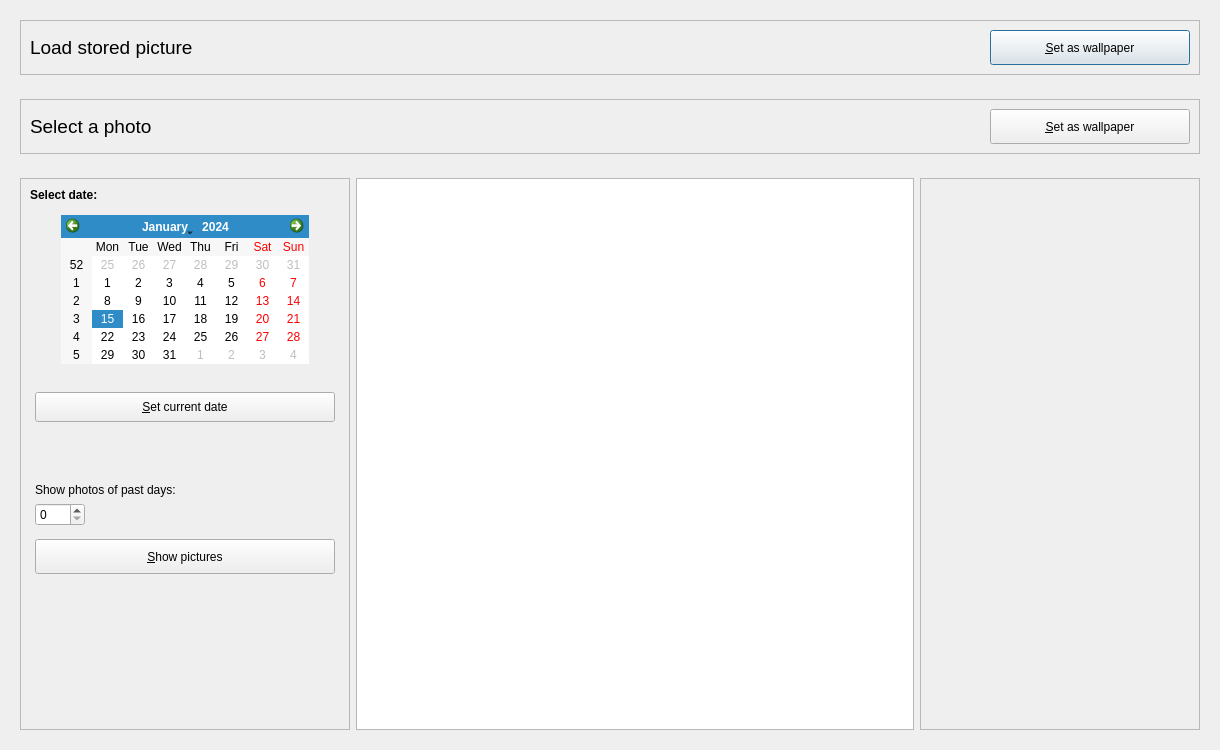
<?xml version="1.0" encoding="UTF-8"?>
<ui version="4.0">
 <class>PhotoBrowser</class>
 <widget class="QDialog" name="PhotoBrowser">
  <property name="geometry">
   <rect>
    <x>0</x>
    <y>0</y>
    <width>1220</width>
    <height>750</height>
   </rect>
  </property>
  <property name="minimumSize">
   <size>
    <width>1220</width>
    <height>750</height>
   </size>
  </property>
  <property name="windowTitle">
   <string>Load stored picture</string>
  </property>
  <layout class="QVBoxLayout" name="verticalLayout">
   <item>
    <widget class="QWidget" name="widget_2" native="true">
     <property name="minimumSize">
      <size>
       <width>0</width>
       <height>50</height>
      </size>
     </property>
     <layout class="QVBoxLayout" name="verticalLayout_2">
      <item>
       <widget class="QFrame" name="frame">
        <property name="enabled">
         <bool>true</bool>
        </property>
        <property name="minimumSize">
         <size>
          <width>0</width>
          <height>45</height>
         </size>
        </property>
        <property name="frameShape">
         <enum>QFrame::StyledPanel</enum>
        </property>
        <property name="frameShadow">
         <enum>QFrame::Raised</enum>
        </property>
        <layout class="QGridLayout" name="gridLayout">
         <item row="0" column="0">
          <widget class="QLabel" name="label">
           <property name="font">
            <font>
             <pointsize>14</pointsize>
            </font>
           </property>
           <property name="text">
            <string>Load stored picture</string>
           </property>
           <property name="textFormat">
            <enum>Qt::AutoText</enum>
           </property>
          </widget>
         </item>
         <item row="0" column="1">
          <spacer name="horizontalSpacer">
           <property name="orientation">
            <enum>Qt::Horizontal</enum>
           </property>
           <property name="sizeHint" stdset="0">
            <size>
             <width>283</width>
             <height>20</height>
            </size>
           </property>
          </spacer>
         </item>
         <item row="0" column="2">
          <widget class="QPushButton" name="pushButton">
           <property name="enabled">
            <bool>true</bool>
           </property>
           <property name="minimumSize">
            <size>
             <width>200</width>
             <height>35</height>
            </size>
           </property>
           <property name="text">
            <string>&amp;Set as wallpaper</string>
           </property>
           <property name="icon">
            <iconset resource="udw_ressource.qrc">
             <normaloff>:/icons/Check_256x256.png</normaloff>:/icons/Check_256x256.png</iconset>
           </property>
          </widget>
         </item>
        </layout>
       </widget>
      </item>
     </layout>
    </widget>
   </item>
   <item>
    <widget class="QWidget" name="widget_3" native="true">
     <layout class="QGridLayout" name="gridLayout_3">
      <item row="0" column="0">
       <widget class="QFrame" name="frame_3">
        <property name="minimumSize">
         <size>
          <width>0</width>
          <height>45</height>
         </size>
        </property>
        <property name="frameShape">
         <enum>QFrame::StyledPanel</enum>
        </property>
        <property name="frameShadow">
         <enum>QFrame::Raised</enum>
        </property>
        <layout class="QGridLayout" name="gridLayout_2">
         <item row="0" column="1">
          <spacer name="horizontalSpacer_3">
           <property name="orientation">
            <enum>Qt::Horizontal</enum>
           </property>
           <property name="sizeType">
            <enum>QSizePolicy::Minimum</enum>
           </property>
           <property name="sizeHint" stdset="0">
            <size>
             <width>40</width>
             <height>20</height>
            </size>
           </property>
          </spacer>
         </item>
         <item row="0" column="5">
          <spacer name="horizontalSpacer_2">
           <property name="orientation">
            <enum>Qt::Horizontal</enum>
           </property>
           <property name="sizeType">
            <enum>QSizePolicy::Expanding</enum>
           </property>
           <property name="sizeHint" stdset="0">
            <size>
             <width>15</width>
             <height>10</height>
            </size>
           </property>
          </spacer>
         </item>
         <item row="0" column="0">
          <widget class="QLabel" name="label_4">
           <property name="sizePolicy">
            <sizepolicy hsizetype="Minimum" vsizetype="Preferred">
             <horstretch>0</horstretch>
             <verstretch>0</verstretch>
            </sizepolicy>
           </property>
           <property name="minimumSize">
            <size>
             <width>45</width>
             <height>0</height>
            </size>
           </property>
           <property name="font">
            <font>
             <pointsize>14</pointsize>
            </font>
           </property>
           <property name="text">
            <string>Select a photo</string>
           </property>
          </widget>
         </item>
         <item row="0" column="6">
          <widget class="QPushButton" name="pushButton_2">
           <property name="minimumSize">
            <size>
             <width>200</width>
             <height>35</height>
            </size>
           </property>
           <property name="text">
            <string>&amp;Set as wallpaper</string>
           </property>
           <property name="icon">
            <iconset resource="udw_ressource.qrc">
             <normaloff>:/icons/Check_256x256.png</normaloff>:/icons/Check_256x256.png</iconset>
           </property>
          </widget>
         </item>
        </layout>
       </widget>
      </item>
     </layout>
    </widget>
   </item>
   <item>
    <widget class="QWidget" name="widget" native="true">
     <layout class="QHBoxLayout" name="horizontalLayout_2">
      <item>
       <widget class="QFrame" name="frame_4">
        <property name="sizePolicy">
         <sizepolicy hsizetype="Fixed" vsizetype="Preferred">
          <horstretch>0</horstretch>
          <verstretch>0</verstretch>
         </sizepolicy>
        </property>
        <property name="minimumSize">
         <size>
          <width>330</width>
          <height>0</height>
         </size>
        </property>
        <property name="maximumSize">
         <size>
          <width>500</width>
          <height>16777215</height>
         </size>
        </property>
        <property name="frameShape">
         <enum>QFrame::StyledPanel</enum>
        </property>
        <property name="frameShadow">
         <enum>QFrame::Raised</enum>
        </property>
        <layout class="QGridLayout" name="gridLayout_5">
         <property name="verticalSpacing">
          <number>6</number>
         </property>
         <item row="5" column="0">
          <spacer name="verticalSpacer">
           <property name="orientation">
            <enum>Qt::Vertical</enum>
           </property>
           <property name="sizeType">
            <enum>QSizePolicy::Minimum</enum>
           </property>
           <property name="sizeHint" stdset="0">
            <size>
             <width>20</width>
             <height>55</height>
            </size>
           </property>
          </spacer>
         </item>
         <item row="21" column="0">
          <spacer name="verticalSpacer_2">
           <property name="orientation">
            <enum>Qt::Vertical</enum>
           </property>
           <property name="sizeHint" stdset="0">
            <size>
             <width>20</width>
             <height>40</height>
            </size>
           </property>
          </spacer>
         </item>
         <item row="3" column="0">
          <spacer name="verticalSpacer_3">
           <property name="orientation">
            <enum>Qt::Vertical</enum>
           </property>
           <property name="sizeType">
            <enum>QSizePolicy::Minimum</enum>
           </property>
           <property name="sizeHint" stdset="0">
            <size>
             <width>20</width>
             <height>15</height>
            </size>
           </property>
          </spacer>
         </item>
         <item row="0" column="0">
          <widget class="QLabel" name="label_2">
           <property name="text">
            <string>&lt;html&gt;&lt;head/&gt;&lt;body&gt;&lt;p&gt;&lt;span style=&quot; font-weight:700;&quot;&gt;Select date: &lt;/span&gt;&lt;/p&gt;&lt;/body&gt;&lt;/html&gt;</string>
           </property>
           <property name="alignment">
            <set>Qt::AlignLeading|Qt::AlignLeft|Qt::AlignTop</set>
           </property>
          </widget>
         </item>
         <item row="4" column="0">
          <layout class="QHBoxLayout" name="horizontalLayout_3">
           <property name="bottomMargin">
            <number>0</number>
           </property>
           <item>
            <spacer name="horizontalSpacer_4">
             <property name="orientation">
              <enum>Qt::Horizontal</enum>
             </property>
             <property name="sizeType">
              <enum>QSizePolicy::Minimum</enum>
             </property>
             <property name="sizeHint" stdset="0">
              <size>
               <width>5</width>
               <height>20</height>
              </size>
             </property>
            </spacer>
           </item>
           <item>
            <widget class="QPushButton" name="pushButton_4">
             <property name="sizePolicy">
              <sizepolicy hsizetype="Preferred" vsizetype="Fixed">
               <horstretch>0</horstretch>
               <verstretch>0</verstretch>
              </sizepolicy>
             </property>
             <property name="minimumSize">
              <size>
               <width>180</width>
               <height>30</height>
              </size>
             </property>
             <property name="text">
              <string>&amp;Set current date</string>
             </property>
            </widget>
           </item>
           <item>
            <spacer name="horizontalSpacer_5">
             <property name="orientation">
              <enum>Qt::Horizontal</enum>
             </property>
             <property name="sizeType">
              <enum>QSizePolicy::Minimum</enum>
             </property>
             <property name="sizeHint" stdset="0">
              <size>
               <width>5</width>
               <height>20</height>
              </size>
             </property>
            </spacer>
           </item>
          </layout>
         </item>
         <item row="18" column="0">
          <layout class="QHBoxLayout" name="horizontalLayout">
           <property name="spacing">
            <number>0</number>
           </property>
           <property name="bottomMargin">
            <number>10</number>
           </property>
           <item>
            <spacer name="horizontalSpacer_10">
             <property name="orientation">
              <enum>Qt::Horizontal</enum>
             </property>
             <property name="sizeType">
              <enum>QSizePolicy::Minimum</enum>
             </property>
             <property name="sizeHint" stdset="0">
              <size>
               <width>5</width>
               <height>20</height>
              </size>
             </property>
            </spacer>
           </item>
           <item>
            <layout class="QVBoxLayout" name="verticalLayout_3">
             <property name="spacing">
              <number>6</number>
             </property>
             <property name="bottomMargin">
              <number>0</number>
             </property>
             <item>
              <widget class="QLabel" name="label_3">
               <property name="text">
                <string>&lt;html&gt;&lt;head/&gt;&lt;body&gt;&lt;p&gt;Show photos of past days: &lt;/p&gt;&lt;/body&gt;&lt;/html&gt;</string>
               </property>
              </widget>
             </item>
             <item>
              <layout class="QHBoxLayout" name="horizontalLayout_5">
               <property name="bottomMargin">
                <number>7</number>
               </property>
               <item>
                <widget class="QSpinBox" name="spinBox">
                 <property name="sizePolicy">
                  <sizepolicy hsizetype="Minimum" vsizetype="Minimum">
                   <horstretch>0</horstretch>
                   <verstretch>0</verstretch>
                  </sizepolicy>
                 </property>
                 <property name="minimumSize">
                  <size>
                   <width>50</width>
                   <height>0</height>
                  </size>
                 </property>
                </widget>
               </item>
               <item>
                <spacer name="horizontalSpacer_9">
                 <property name="orientation">
                  <enum>Qt::Horizontal</enum>
                 </property>
                 <property name="sizeHint" stdset="0">
                  <size>
                   <width>30</width>
                   <height>20</height>
                  </size>
                 </property>
                </spacer>
               </item>
              </layout>
             </item>
             <item>
              <widget class="QPushButton" name="pushButton_3">
               <property name="sizePolicy">
                <sizepolicy hsizetype="Minimum" vsizetype="Fixed">
                 <horstretch>0</horstretch>
                 <verstretch>0</verstretch>
                </sizepolicy>
               </property>
               <property name="minimumSize">
                <size>
                 <width>180</width>
                 <height>35</height>
                </size>
               </property>
               <property name="sizeIncrement">
                <size>
                 <width>0</width>
                 <height>0</height>
                </size>
               </property>
               <property name="baseSize">
                <size>
                 <width>0</width>
                 <height>0</height>
                </size>
               </property>
               <property name="text">
                <string>&amp;Show pictures</string>
               </property>
              </widget>
             </item>
            </layout>
           </item>
           <item>
            <spacer name="horizontalSpacer_6">
             <property name="orientation">
              <enum>Qt::Horizontal</enum>
             </property>
             <property name="sizeType">
              <enum>QSizePolicy::Minimum</enum>
             </property>
             <property name="sizeHint" stdset="0">
              <size>
               <width>5</width>
               <height>20</height>
              </size>
             </property>
            </spacer>
           </item>
          </layout>
         </item>
         <item row="2" column="0">
          <layout class="QHBoxLayout" name="horizontalLayout_4">
           <property name="topMargin">
            <number>7</number>
           </property>
           <property name="bottomMargin">
            <number>7</number>
           </property>
           <item>
            <spacer name="horizontalSpacer_8">
             <property name="orientation">
              <enum>Qt::Horizontal</enum>
             </property>
             <property name="sizeHint" stdset="0">
              <size>
               <width>7</width>
               <height>20</height>
              </size>
             </property>
            </spacer>
           </item>
           <item>
            <widget class="QCalendarWidget" name="calendarWidget"/>
           </item>
           <item>
            <spacer name="horizontalSpacer_7">
             <property name="orientation">
              <enum>Qt::Horizontal</enum>
             </property>
             <property name="sizeHint" stdset="0">
              <size>
               <width>7</width>
               <height>20</height>
              </size>
             </property>
            </spacer>
           </item>
          </layout>
         </item>
        </layout>
       </widget>
      </item>
      <item>
       <widget class="QListView" name="listView">
        <property name="enabled">
         <bool>true</bool>
        </property>
       </widget>
      </item>
      <item>
       <widget class="QFrame" name="frame_2">
        <property name="minimumSize">
         <size>
          <width>280</width>
          <height>0</height>
         </size>
        </property>
        <property name="frameShape">
         <enum>QFrame::StyledPanel</enum>
        </property>
        <property name="frameShadow">
         <enum>QFrame::Raised</enum>
        </property>
       </widget>
      </item>
     </layout>
    </widget>
   </item>
  </layout>
 </widget>
 <resources>
  <include location="udw_ressource.qrc"/>
 </resources>
 <connections/>
</ui>
